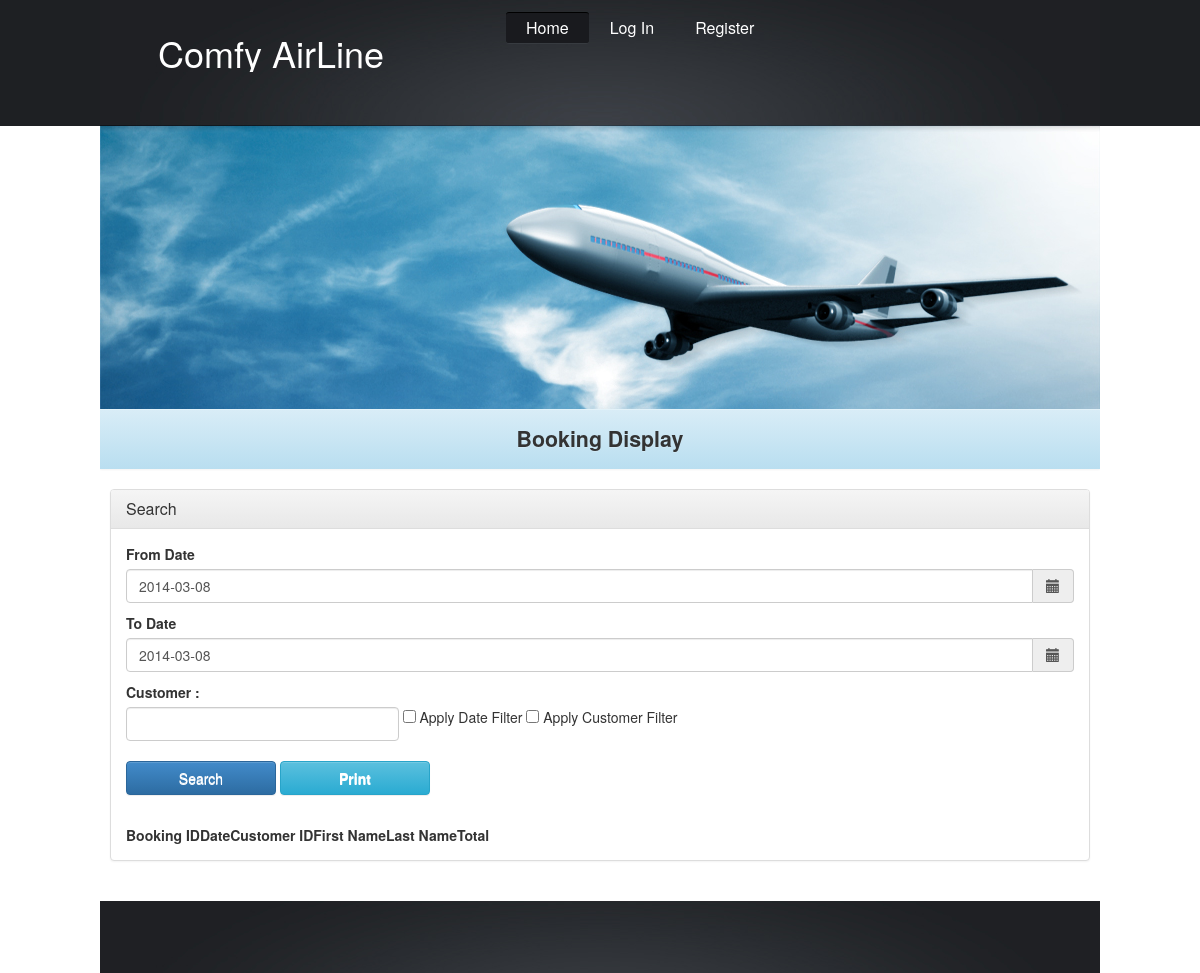
The app's page /booking-display.php, older data.
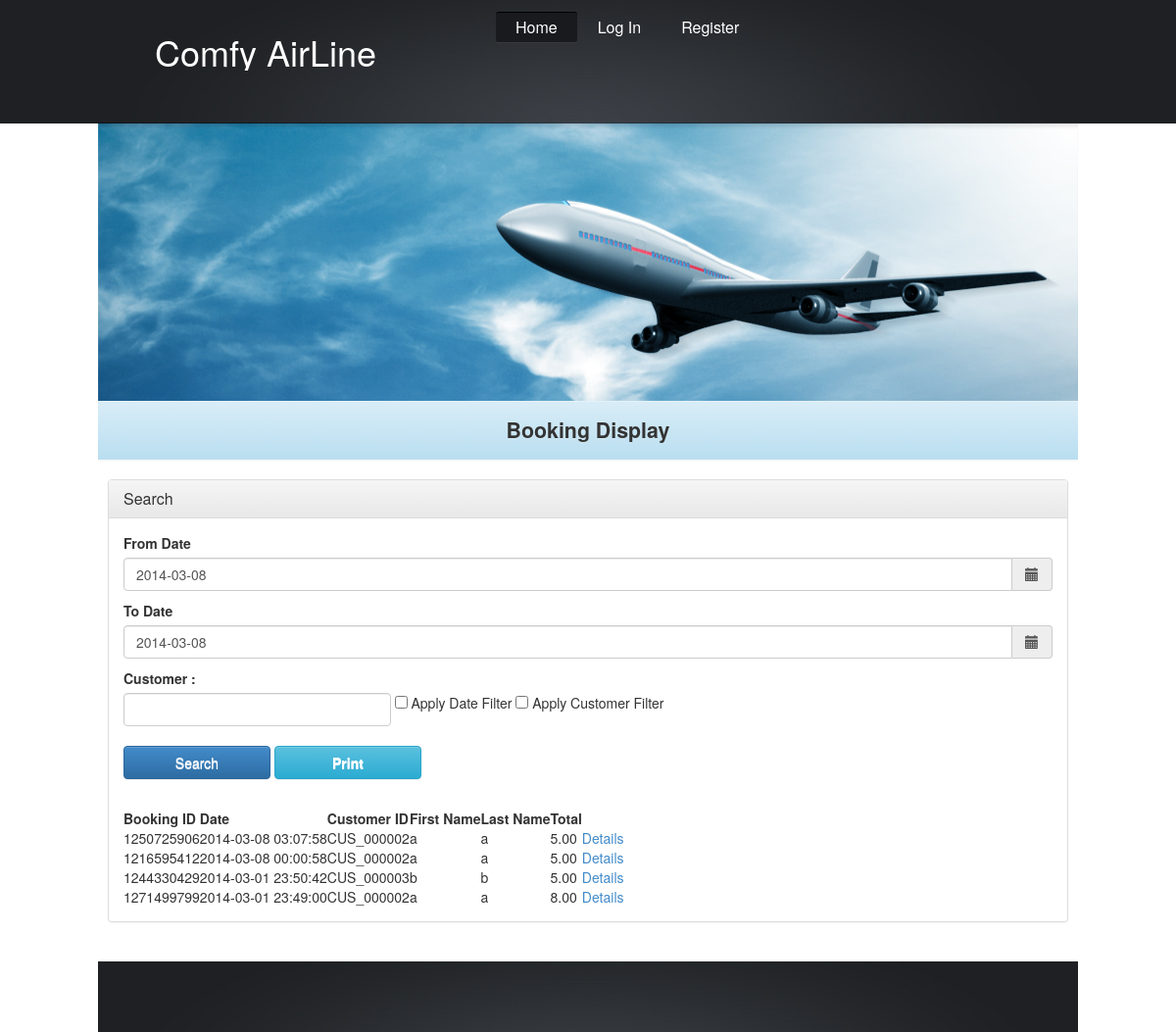
The same page, newer data.
### tables this page shows
CREATE TABLE IF NOT EXISTS `bookings` (
  `booking_id` varchar(15) NOT NULL,
  `bookingdate` datetime NOT NULL,
  `customer_id` varchar(15) NOT NULL,
  `total` decimal(10,2) NOT NULL,
  `status` int(1) DEFAULT NULL,
  PRIMARY KEY (`booking_id`)
);

CREATE TABLE IF NOT EXISTS `customers` (
  `customer_id` varchar(15) NOT NULL,
  `firstname` varchar(30) NOT NULL,
  `lastname` varchar(30) NOT NULL,
  `gender` char(1) NOT NULL,
  `DOB` datetime NOT NULL,
  `nrc_no` varchar(30) NOT NULL,
  `phone_no` varchar(30) NOT NULL,
  `street` varchar(255) NOT NULL,
  `city` varchar(255) NOT NULL,
  `country` varchar(255) NOT NULL,
  `post_code` varchar(10) NOT NULL,
  PRIMARY KEY (`customer_id`)
);

### includes/bookingHelper.php (called while the page is built, shortened)
<?php
class bookingHelper{
    public static function getBooking($fromDate=null,$toDate=null,$customer=null){
        $filter='';
        $sql = "SELECT bookings.*,customers.* " .
                "FROM bookings " .
                "INNER JOIN customers " .
                "ON bookings.customer_id=customers.customer_id " .
                $filter .
                "ORDER BY bookings.bookingdate DESC";
        $result = mysql_query($sql) or die(mysql_error());
        $output=array();
        if (mysql_num_rows($result)==0){
            return $output;
        }
        while ($row = mysql_fetch_array($result)){
            $output[]=array(
                'booking_id'=>$row['booking_id'],
                'bookingdate'=>$row['bookingdate'],
                'customer_id'=>$row['customer_id'],
                'firstname'=>$row['firstname'],
                'lastname'=>$row['lastname'],
                'total'=>$row['total'],
            );
        }
        return $output;
    }
}
?>

### booking-display.php (the view, shortened to what the changed rows need)
<?php include('includes/header.php'); ?>
<?php require_once ('includes/bookingHelper.php'); ?>
<link href="css/jquery.dataTables.css" rel="stylesheet" type="text/css" />
<?php
$customer = null;
$fromDate = null;
$toDate = null;
if (isset($_POST['submitted'])) {
    if (isset($_POST['chkCustomerFilter'])) {
        if (isset($_POST['customer'])) {
            $customer = $_POST['customer'];
        }
    }
    if (isset($_POST['chkDateFilter'])) {
        $fromDate = $_POST['fromDate'];
        $toDate = $_POST['toDate'];
    }
    $bookingData = bookingHelper::getBooking($fromDate, $toDate, $customer);
} else {
    $bookingData = bookingHelper::getBooking();
}
?>
<div class="panel panel-default my-search-panel">
    <div class="panel-body">
        <br/>
        <table id="booking-table">
            <thead>
            <th>Booking ID</th>
            <th>Date</th>
            <th>Customer ID</th>
            <th>First Name</th>
            <th>Last Name</th>
            <th>Total</th>
            <th></th>
            </thead>
            <tbody>
                <?php foreach ($bookingData as $row) { ?>
                    <tr>
                        <td><?php echo $row['booking_id']; ?></td>
                        <td><?php echo $row['bookingdate']; ?></td>
                        <td><?php echo $row['customer_id']; ?></td>
                        <td><?php echo $row['firstname']; ?></td>
                        <td><?php echo $row['lastname']; ?></td>
                        <td><?php echo $row['total']; ?></td>
                        <td class="action-column"><a href="booking-detail-display.php?booking_id=<?php echo $row['booking_id']; ?>">Details</a></td>
                    </tr>
                <?php } ?>
            </tbody>
        </table>
    </div>
</div>
<?php include('includes/footer.php'); ?>

Row changes from the older to the newer data that the page shows:
added bookings: booking_id "1250725906", bookingdate "2014-03-08 03:07:58", customer.customer_id "CUS_000002", customer.firstname "a", customer.lastname "a", total "5.00"
now on this page (row edited): bookings: booking_id "1216595412", bookingdate "2014-03-08 00:00:58", customer.customer_id "CUS_000002", customer.firstname "a", customer.lastname "a", total "5.00"
now on this page (row edited): bookings: booking_id "1244330429", bookingdate "2014-03-01 23:50:42", customer.customer_id "CUS_000003", customer.firstname "b", customer.lastname "b", total "5.00"
now on this page (row edited): bookings: booking_id "1271499799", bookingdate "2014-03-01 23:49:00", customer.customer_id "CUS_000002", customer.firstname "a", customer.lastname "a", total "8.00"
